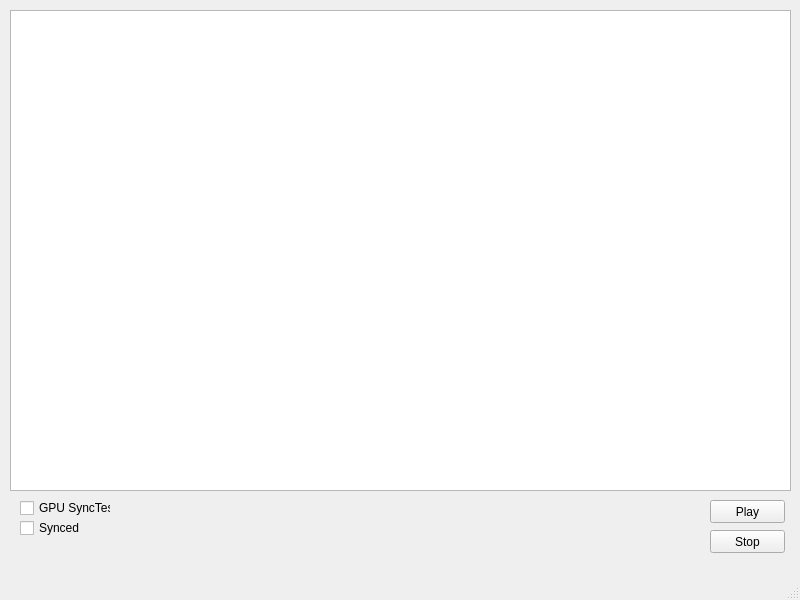
<?xml version="1.0" encoding="UTF-8"?>
<ui version="4.0">
 <class>MainWindow</class>
 <widget class="QMainWindow" name="MainWindow">
  <property name="geometry">
   <rect>
    <x>0</x>
    <y>0</y>
    <width>800</width>
    <height>600</height>
   </rect>
  </property>
  <property name="windowTitle">
   <string>MainWindow</string>
  </property>
  <widget class="QWidget" name="centralwidget">
   <widget class="QGraphicsView" name="graphicsView">
    <property name="geometry">
     <rect>
      <x>10</x>
      <y>10</y>
      <width>781</width>
      <height>481</height>
     </rect>
    </property>
   </widget>
   <widget class="QPushButton" name="playButton">
    <property name="geometry">
     <rect>
      <x>710</x>
      <y>500</y>
      <width>75</width>
      <height>23</height>
     </rect>
    </property>
    <property name="text">
     <string>Play</string>
    </property>
   </widget>
   <widget class="QPushButton" name="stopButton">
    <property name="geometry">
     <rect>
      <x>710</x>
      <y>530</y>
      <width>75</width>
      <height>23</height>
     </rect>
    </property>
    <property name="text">
     <string>Stop</string>
    </property>
   </widget>
   <widget class="QCheckBox" name="GpuSyncBox">
    <property name="geometry">
     <rect>
      <x>20</x>
      <y>500</y>
      <width>91</width>
      <height>16</height>
     </rect>
    </property>
    <property name="text">
     <string>GPU SyncTest</string>
    </property>
   </widget>
   <widget class="QCheckBox" name="SyncedBox">
    <property name="geometry">
     <rect>
      <x>20</x>
      <y>520</y>
      <width>91</width>
      <height>16</height>
     </rect>
    </property>
    <property name="text">
     <string>Synced</string>
    </property>
   </widget>
  </widget>
  <widget class="QMenuBar" name="menubar">
   <property name="geometry">
    <rect>
     <x>0</x>
     <y>0</y>
     <width>800</width>
     <height>21</height>
    </rect>
   </property>
  </widget>
  <widget class="QStatusBar" name="statusbar"/>
 </widget>
 <resources/>
 <connections/>
</ui>
